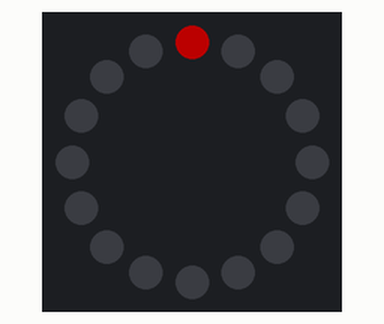
A program run on a simulated BBC micro:bit running MicroPython. Parts: 16 RGB LEDs in a ring, first at the top, clockwise. Dim RGB values are drawn brighter than linear.

Above: at 0.01 s.
At 0.46 s:
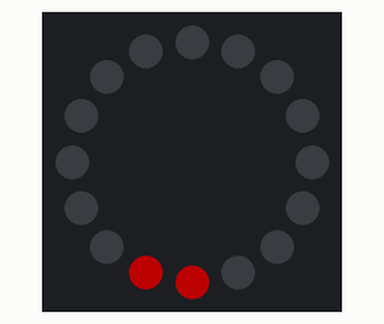
At 1.07 s:
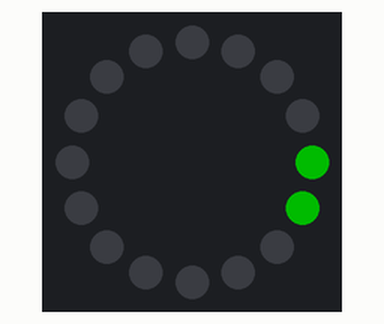
At 1.68 s:
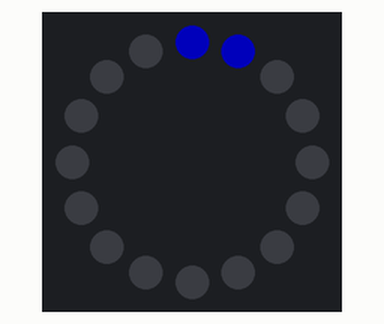
At 2.29 s:
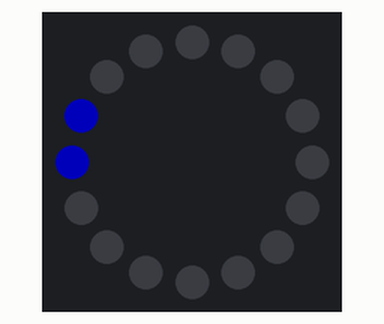
At 2.74 s:
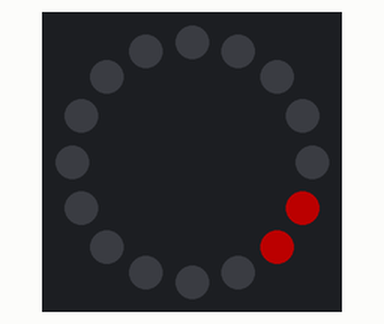

The program:

chase_functions.py
```python
from microbit import *
import neopixel

ring = neopixel.NeoPixel(pin0, 16)

# set some variables for colours
red = (75, 0, 0)
green = (0, 75, 0)
blue = (0, 0, 75)
off = (0, 0, 0)

# define (def) a function and give it a clear, simple name.
# Here the colours are sent from the call at the bottom
# and renamed as use_this_colour.

def chase(use_this_colour):
    for led_number in range(0, 16):
        ring[led_number] = use_this_colour
        ring[led_number - 2] = off
        ring.show()
        sleep(50)

while True:
    chase(red)
    chase(green)
    chase(blue)
```

Measured:
- by itself, everything shown: repeats every 2.4 s, in 48 steps
